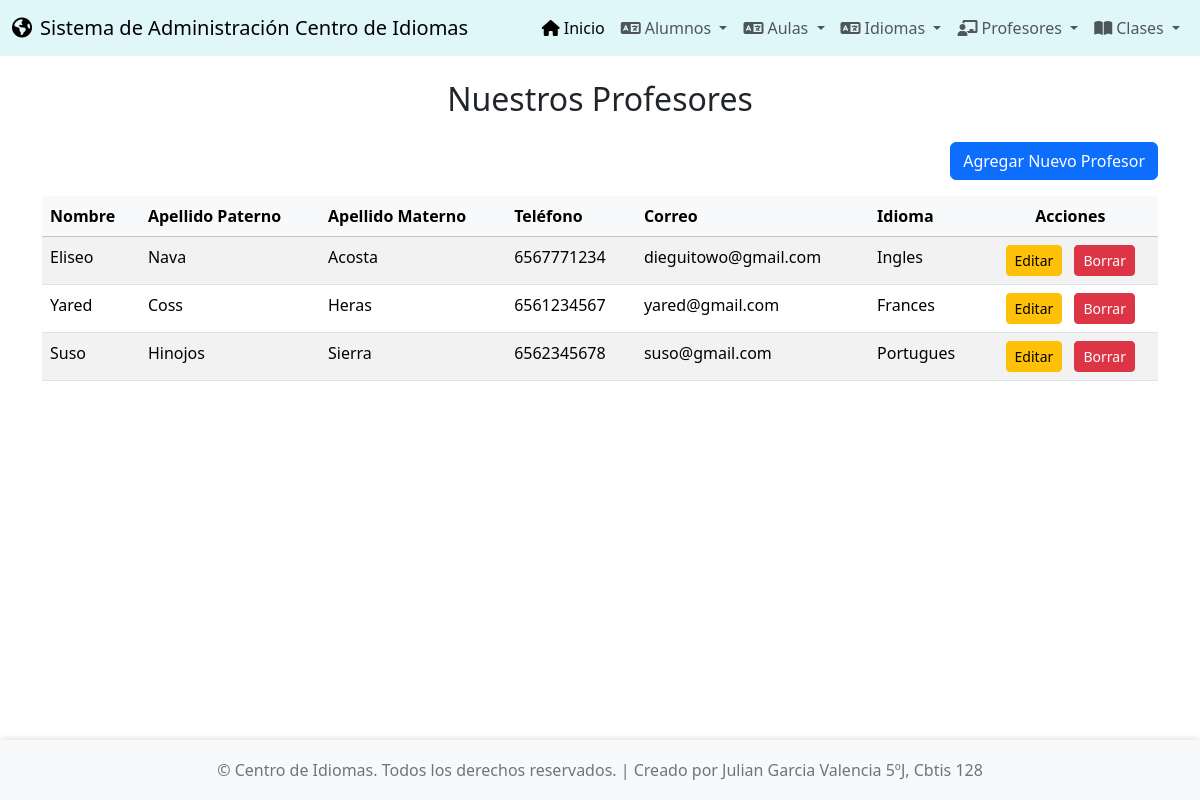
The page /profesores/ on the database its author committed.
### app_Centro_Idiomas/models.py (models this page shows, shortened)
class Profesor(models.Model):
    nombre = models.CharField(max_length=100)
    ap_paterno = models.CharField(max_length=100)
    ap_materno = models.CharField(max_length=100, blank=True, null=True)
    telefono = models.CharField(max_length=15, blank=True, null=True)
    correo = models.EmailField(unique=True)
    id_idioma = models.ForeignKey(Idioma, on_delete=models.CASCADE, related_name="profesores")

class Idioma(models.Model):
    nombre = models.CharField(max_length=50, unique=True)
    nivel = models.CharField(max_length=50)
    region = models.CharField(max_length=100, blank=True, null=True)
    descripcion = models.TextField(blank=True, null=True)
    codigo = models.CharField(max_length=10, unique=True)
    bandera_img = models.ImageField(upload_to='banderas/', blank=True, null=True)

### app_Centro_Idiomas/views.py (the view)
# urls.py: path('profesores/', views.ver_profesores, name='ver_profesores'),
def ver_profesores(request):
    profesores = Profesor.objects.all()
    return render(request, 'profesores/ver_profesores.html', {'profesores': profesores})

### app_Centro_Idiomas/templates/profesores/ver_profesores.html (shortened to what this page needs)
{% extends 'base.html' %}
{% block content %}
<h2 class="mb-4 text-center">Nuestros Profesores</h2>
<div class="text-end mb-3">
    <a href="{% url 'agregar_profesor' %}" class="btn btn-primary">Agregar Nuevo Profesor</a>
</div>
{% if profesores %}
<div class="table-responsive">
    <table class="table table-hover table-striped">
        <thead class="table-light">
            <tr>
                <th>Nombre</th>
                <th>Apellido Paterno</th>
                <th>Apellido Materno</th>
                <th>Teléfono</th>
                <th>Correo</th>
                <th>Idioma</th>
                <th class="text-center">Acciones</th>
            </tr>
        </thead>
        <tbody>
            {% for profesor in profesores %}
            <tr>
                <td>{{ profesor.nombre }}</td>
                <td>{{ profesor.ap_paterno }}</td>
                <td>{% if profesor.ap_materno %}{{ profesor.ap_materno }}{% else %}N/A{% endif %}</td>
                <td>{% if profesor.telefono %}{{ profesor.telefono }}{% else %}N/A{% endif %}</td>
                <td>{{ profesor.correo }}</td>
                <td>{{ profesor.id_idioma.nombre }}</td>
                <td class="text-center">
                    <a href="{% url 'actualizar_profesor' profesor.pk %}" class="btn btn-warning btn-sm me-2">Editar</a>
                    <a href="{% url 'borrar_profesor' profesor.pk %}" class="btn btn-danger btn-sm">Borrar</a>
                </td>
            </tr>
            {% endfor %}
        </tbody>
    </table>
</div>
{% else %}
<div class="alert alert-info text-center" role="alert">
    No hay profesores registrados aún. ¡Anímate a agregar uno!
</div>
{% endif %}
{% endblock %}

### app_Centro_Idiomas/templates/base.html (shortened to what this page needs)
<!DOCTYPE html>
<html lang="es">
<head>
    <link href="https://cdn.jsdelivr.net/npm/bootstrap@5.3.3/dist/css/bootstrap.min.css" rel="stylesheet">
    <link rel="stylesheet" href="https://cdnjs.cloudflare.com/ajax/libs/font-awesome/6.0.0-beta3/css/all.min.css">
</head>
<body>
    {% include 'navbar.html' %}
    <div class="container mt-4 content">
        {% block content %}
        {% endblock %}
    </div>
    {% include 'footer.html' %}
</body>
</html>

### app_Centro_Idiomas/templates/navbar.html (shortened to what this page needs)
<nav class="navbar navbar-expand-lg navbar-light" style="background-color: #e0f7fa;">
    <div class="container-fluid">
        <a class="navbar-brand" href="{% url 'inicio_centro_idiomas' %}">
            <i class="fas fa-globe-americas me-2"></i>Sistema de Administración Centro de Idiomas
        </a>
        <div class="collapse navbar-collapse" id="navbarNavDropdown">
            <ul class="navbar-nav ms-auto">
                <li class="nav-item">
                    <a class="nav-link active" aria-current="page" href="{% url 'inicio_centro_idiomas' %}"><i class="fas fa-home me-1"></i>Inicio</a>
                </li>
                <li class="nav-item dropdown">
                    <a class="nav-link dropdown-toggle" href="#" id="idiomasDropdown" role="button" data-bs-toggle="dropdown" aria-expanded="false">
                        <i class="fas fa-language me-1"></i>Alumnos
                    </a>
                </li>
                <li class="nav-item dropdown">
                    <a class="nav-link dropdown-toggle" href="#" id="idiomasDropdown" role="button" data-bs-toggle="dropdown" aria-expanded="false">
                        <i class="fas fa-language me-1"></i>Aulas
                    </a>
                </li>
                <li class="nav-item dropdown">
                    <a class="nav-link dropdown-toggle" href="#" id="idiomasDropdown" role="button" data-bs-toggle="dropdown" aria-expanded="false">
                        <i class="fas fa-language me-1"></i>Idiomas
                    </a>
                </li>
                <li class="nav-item dropdown">
                    <a class="nav-link dropdown-toggle" href="#" id="profesoresDropdown" role="button" data-bs-toggle="dropdown" aria-expanded="false">
                        <i class="fas fa-chalkboard-teacher me-1"></i>Profesores
                    </a>
                </li>
                <li class="nav-item dropdown">
                    <a class="nav-link dropdown-toggle" href="#" id="clasesDropdown" role="button" data-bs-toggle="dropdown" aria-expanded="false">
                        <i class="fas fa-book-open me-1"></i>Clases
                    </a>
                </li>
            </ul>
        </div>
    </div>
</nav>

### app_Centro_Idiomas/templates/footer.html
<footer class="footer">
    <div class="container">
        <span>&copy; {{ "now"|date:"Y" }} Centro de Idiomas. Todos los derechos reservados. | Creado por Julian Garcia Valencia 5ºJ, Cbtis 128</span>
    </div>
</footer>

### app_Centro_Idiomas/templates/base.html (style rules this page uses)
body { display: flex; flex-direction: column; min-height: 100vh; }
.content { flex: 1; padding-bottom: 70px; }
.footer { position: fixed; bottom: 0; width: 100%; height: 60px; background-color: #f8f9fa; color: #6c757d; text-align: center; line-height: 60px; box-shadow: 0 -2px 5px rgba(0,0,0,.1); }

### rows shown on the page
Profesor: nombre "Eliseo", ap_paterno "Nava", ap_materno "Acosta", telefono "6567771234", correo "dieguitowo@gmail.com", id_idioma.nombre "Ingles"
Profesor: nombre "Yared", ap_paterno "Coss", ap_materno "Heras", telefono "6561234567", correo "yared@gmail.com", id_idioma.nombre "Frances"
Profesor: nombre "Suso", ap_paterno "Hinojos", ap_materno "Sierra", telefono "6562345678", correo "suso@gmail.com", id_idioma.nombre "Portugues"
